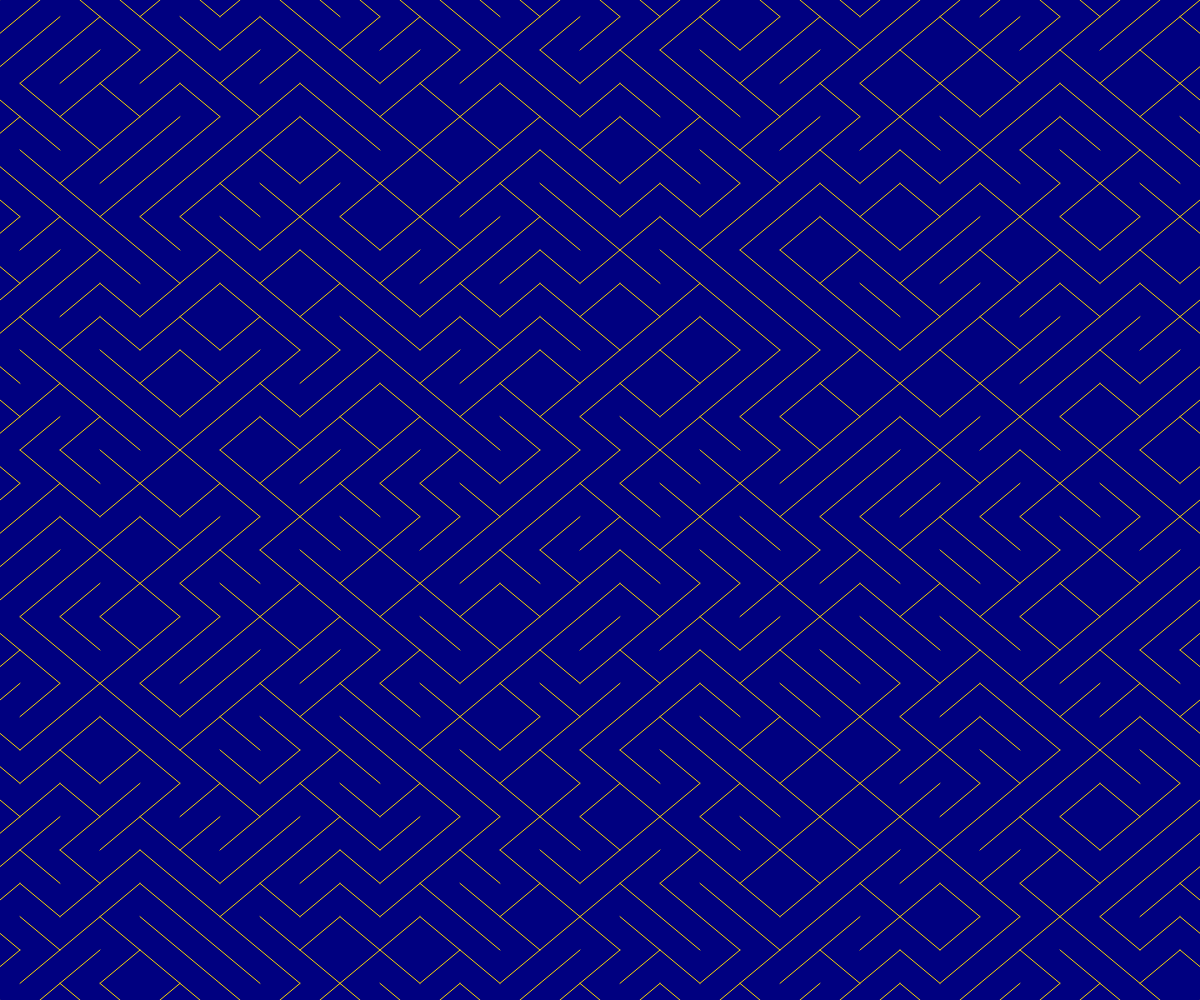
Frame 1 (no input)
Frame 60 (no input): identical to frame 1, image omitted
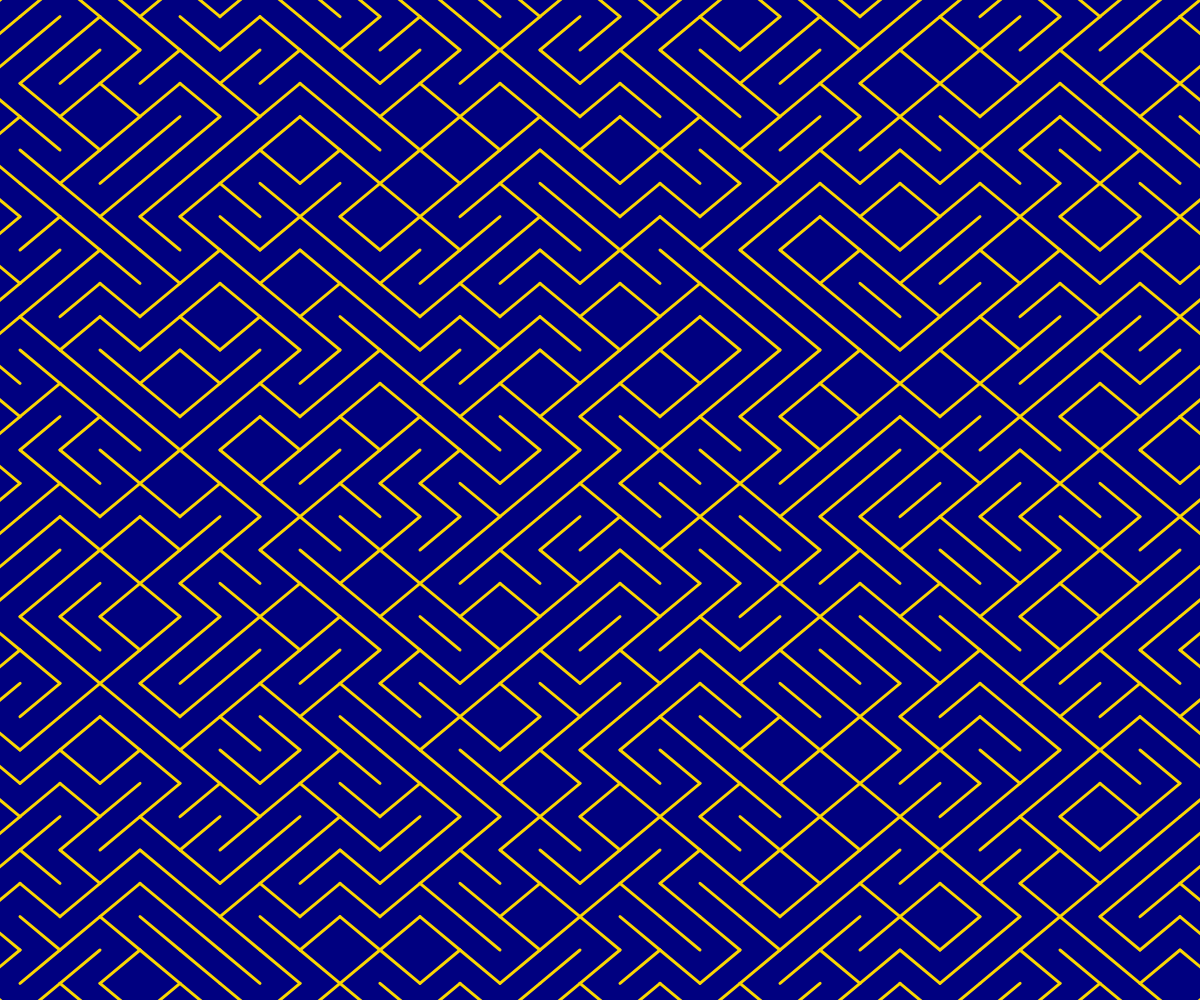
Frame 120 (the mouse pressed at the canvas centre since frame 60)

The p5.js sketch that drew these frames (run headless with seeded random() and noise() and a simulated clock; from frame 60 on, the mouse is pressed at the canvas centre):

// p5.js sketch
// ── sketch.js
var seedNum = 0;
var shapeCap = "";
var noOfShapes = 30;
var shapeWidth = 0;
var shapeHeight = 0;

function setup() {

  var canvas = createCanvas(windowWidth, windowHeight);
  shapeWidth = width / noOfShapes;
  shapeHeight = height / noOfShapes;

  shapeCap = ROUND;
  rectMode(CENTER);
  ellipseMode(CORNER);
}

function draw() {
  randomSeed(seedNum);
  background(0,0,128);
  for (var y = 0; y <= noOfShapes; y++) {
    for (var x = 0; x <= noOfShapes; x++) {
      let rand = Math.floor(random(0, 2));
      push();
      translate(x * shapeWidth, y * shapeHeight);

      strokeCap(shapeCap);
      stroke(250,215,0);
        if (rand === 0) {
        strokeWeight(map(constrain(mouseX, 0, width), 0, width, 1, 5));
        line(-shapeWidth / 2, shapeHeight / 2, shapeWidth / 2, -shapeHeight / 2);
      } else {
        strokeWeight(map(constrain(mouseY, 0, height), 0, height, 1, 5));
        line(-shapeWidth / 2, -shapeHeight / 2, shapeWidth / 2, shapeHeight / 2);
      }
      pop();
    }
  }

}
